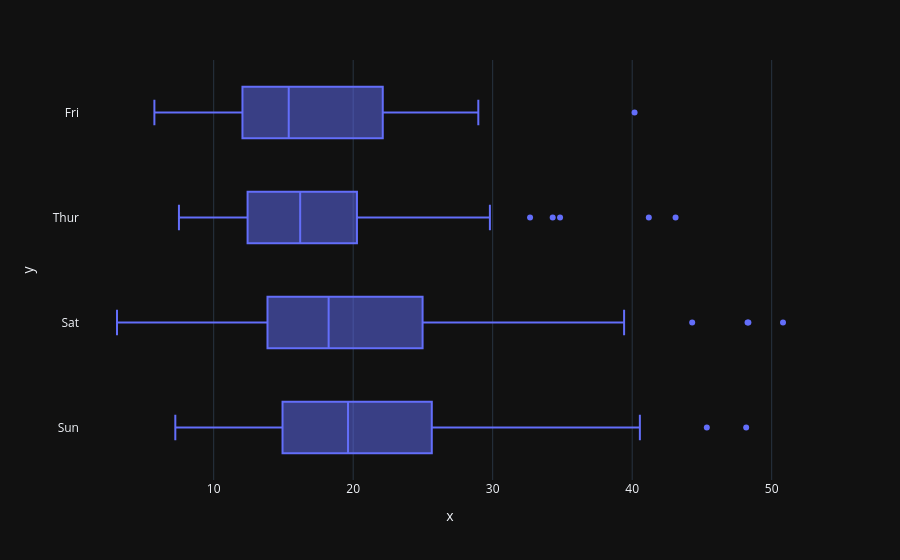

The cell this chart's notebook holds for it:
### Code cell
px.box(x = tips['total_bill'], y = tips['day'])

### Figure 1 — Plotly figure (JSON) as saved in the notebook; plotly's stock layout.template omitted (floating-point values rounded to 4 significant figures; data arrays with more than 128 entries replaced by an {"elided": "..."} marker saying what was removed)
{"data": [{"alignmentgroup": "True", "hovertemplate": "x=%{x}<br>y=%{y}<extra></extra>", "legendgroup": "", "marker": {"color": "#636efa"}, "name": "", "notched": false, "offsetgroup": "", "orientation": "h", "showlegend": false, "x": {"elided": "244 float values"}, "x0": " ", "xaxis": "x", "y": {"elided": "244 str values"}, "y0": " ", "yaxis": "y", "type": "box"}], "layout": {"xaxis": {"anchor": "y", "domain": [0.0, 1.0], "title": {"text": "x"}}, "yaxis": {"anchor": "x", "domain": [0.0, 1.0], "title": {"text": "y"}}, "legend": {"tracegroupgap": 0}, "margin": {"t": 60}, "boxmode": "group"}}
